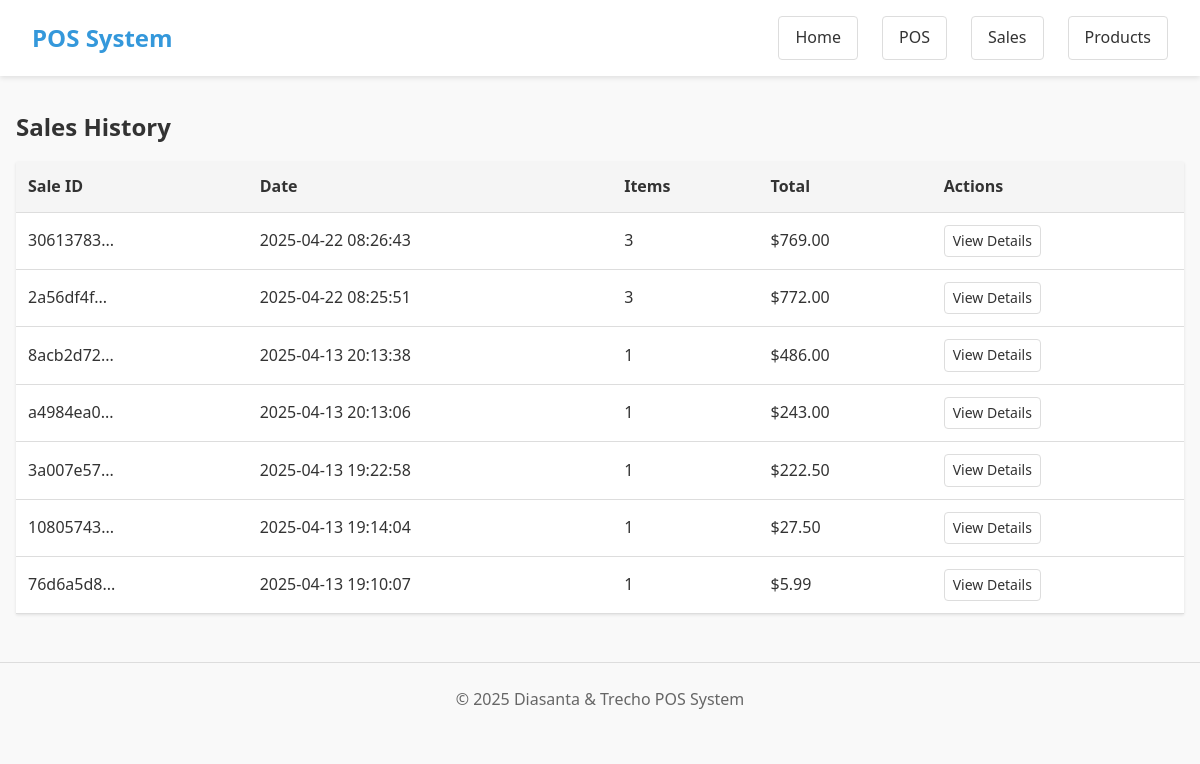
The app's page /sales with its own data.
### tables this page shows
CREATE TABLE sales (
        id TEXT PRIMARY KEY,
        date TEXT NOT NULL,
        total REAL NOT NULL
    );

### app.py (the view)
@app.route('/sales')
def sales():
    conn = sqlite3.connect('pos.db')
    conn.row_factory = sqlite3.Row
    cursor = conn.cursor()
    cursor.execute('''
    SELECT sales.id, sales.total as recorded_total,
           SUM(sale_items.price * sale_items.quantity) as calculated_total
    FROM sales
    LEFT JOIN sale_items ON sales.id = sale_items.sale_id
    GROUP BY sales.id
    HAVING ABS(recorded_total - calculated_total) > 0.01
    ''')
    inconsistent_sales = cursor.fetchall()
    if inconsistent_sales:
        flash('Warning: Some sales records have inconsistent totals. Please check the database.', 'warning')
    cursor.execute('''
    SELECT sales.id, sales.date, sales.total,
           COUNT(sale_items.id) AS item_count
    FROM sales
    LEFT JOIN sale_items ON sales.id = sale_items.sale_id
    GROUP BY sales.id
    ORDER BY sales.date DESC
    ''')
    sales = cursor.fetchall()
    conn.close()
    return render_template('sales.html', sales=sales)

### templates/sales.html
{% extends "layout.html" %}
{% block content %}
<section class="sales">
    <h2>Sales History</h2>
    {% if sales %}
        <table class="data-table">
            <thead>
                <tr>
                    <th>Sale ID</th>
                    <th>Date</th>
                    <th>Items</th>
                    <th>Total</th>
                    <th>Actions</th>
                </tr>
            </thead>
            <tbody>
                {% for sale in sales %}
                    <tr>
                        <td>{{ sale.id[:8] }}...</td>
                        <td>{{ sale.date }}</td>
                        <td>{{ sale.item_count }}</td>
                        <td>${{ "%.2f"|format(sale.total) }}</td>
                        <td>
                            <a href="{{ url_for('sale_details', sale_id=sale.id) }}" class="button small">View Details</a>
                        </td>
                    </tr>
                {% endfor %}
            </tbody>
        </table>
    {% else %}
        <p>No sales records found.</p>
    {% endif %}
</section>
{% endblock %}+

### templates/layout.html (shortened to what this page needs)
<!DOCTYPE html>
<html lang="en">
<head>
    <link rel="stylesheet" href="{{ url_for('static', filename='css/style.css') }}">
</head>
<body>
    <header>
        <div class="logo">
            <h1>POS System</h1>
        </div>
        <nav>
            <ul>
                <li><a href="{{ url_for('index') }}"class="button",border: 5px solid black >Home</a></li>
                <li><a href="{{ url_for('pos') }}"class="button">POS</a></li>
                <li><a href="{{ url_for('sales') }}"class="button ">Sales</a></li>
                <li><a href="{{ url_for('products') }}"class="button">Products</a></li>
            </ul>
        </nav>
    </header>
    <main>
        {% block content %}{% endblock %}
    </main>
    <footer>
        <p class="copyright">&copy; 2025 Diasanta & Trecho POS System</p>
    </footer>
</body>
</html>

### static/css/style.css (style rules this page uses)
:root { --primary-color: #3498db; --primary-dark: #2980b9; --secondary-color: #2ecc71; --danger-color: #e74c3c; --text-color: #333; --light-gray: #f5f5f5; --border-color: #ddd; }
* { margin: 0; padding: 0; box-sizing: border-box; }
body { font-family: 'Segoe UI', Tahoma, Geneva, Verdana, sans-serif; line-height: 1.6; color: var(--text-color); background-color: #f9f9f9; }
header { background-color: white; box-shadow: 0 2px 5px rgba(0, 0, 0, 0.1); padding: 1rem 2rem; display: flex; justify-content: space-between; align-items: center; }
.logo h1 { color: var(--primary-color); font-size: 1.5rem; }
nav ul { list-style: none; display: flex; }
nav li { margin-left: 1.5rem; }
nav a { text-decoration: none; color: var(--text-color); font-weight: 500; transition: color 0.3s; }
main { max-width: 1200px; margin: 2rem auto; padding: 0 1rem; }
.button { display: inline-block; padding: 0.5rem 1rem; background-color: white; color: var(--text-color); text-decoration: none; border-radius: 4px; border: 1px solid var(--border-color); cursor: pointer; font-family: inherit; font-size: 1rem; transition: all 0.3s; }
.button.small { padding: 0.25rem 0.5rem; font-size: 0.875rem; }
.data-table { width: 100%; border-collapse: collapse; margin-top: 1rem; background-color: white; box-shadow: 0 1px 3px rgba(0, 0, 0, 0.1); }
.data-table th, .data-table td { padding: 0.75rem; text-align: left; border-bottom: 1px solid var(--border-color); }
.data-table th { background-color: var(--light-gray); font-weight: 600; }
footer { text-align: center; padding: 1.5rem; margin-top: 3rem; color: #666; border-top: 1px solid var(--border-color); }

### records on screen
sales: id "30613783", date "2025-04-22 08:26:43", item_count "3", total "769.00"
sales: id "2a56df4f", date "2025-04-22 08:25:51", item_count "3", total "772.00"
sales: id "8acb2d72", date "2025-04-13 20:13:38", item_count "1", total "486.00"
sales: id "a4984ea0", date "2025-04-13 20:13:06", item_count "1", total "243.00"
sales: id "3a007e57", date "2025-04-13 19:22:58", item_count "1", total "222.50"
sales: id "10805743", date "2025-04-13 19:14:04", item_count "1", total "27.50"
sales: id "76d6a5d8", date "2025-04-13 19:10:07", item_count "1", total "5.99"
